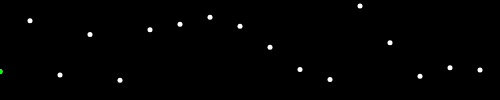
Frame 1 (no input)
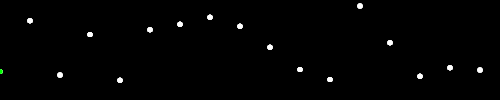
Frame 60 (no input)
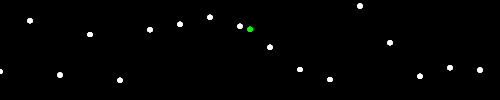
Frame 120 (the mouse pressed at the canvas centre since frame 60)

The p5.js sketch that drew these frames (run headless with seeded random() and noise() and a simulated clock; from frame 60 on, the mouse is pressed at the canvas centre):

// p5.js sketch
// ── sketch.js
// array to hold our points
let points = [];

// how far apart the points should be
let spacing = 30;

// setup function - used for commands that need to run only once
function setup() {
    createCanvas(500, 100);
    noStroke();
    background(0);

    // how many points can we fit on the canvas?
    let numPoints = width / spacing;

    // construct an array of random points
    for (let i = 0; i < numPoints; i++) {
        points.push(random(0, 100));
    }
}

// draw function - used for commands that need to be repeated
function draw() {
    background(0, 10);

    // draw all of the points
    for (let i = 0; i < points.length; i++) {
        fill(255);
        ellipse(i * spacing, points[i], 5, 5);
    }

    // figure out the array elements on either side of the mouse's X position
    let iLeft = int(mouseX / spacing);
    let iRight = iLeft + 1

    // use a cubic easing function to interpolate the y values between the points
    let yPosition = easeInOut(mouseX, iLeft * spacing, iRight * spacing, points[iLeft], points[iRight]);

    // draw the interpolated value
    fill(0, 255, 0);
    ellipse(mouseX, yPosition, 5, 5);
}


// cubic easing function (same syntax as the 'map' function)
// derived from:  https://github.com/sighack/easing-functions/blob/master/code/easing/easing.pde
function easeInOut(value, start1, stop1, start2, stop2) {
    let b = start2;
    let c = stop2 - start2;
    let t = value - start1;
    let d = stop1 - start1;
    let p = 0.5;

    t /= d / 2;
    if (t < 1) {
        return c / 2 * t * t * t + b;
    }
    t -= 2;
    return c / 2 * (t * t * t + 2) + b;
}
